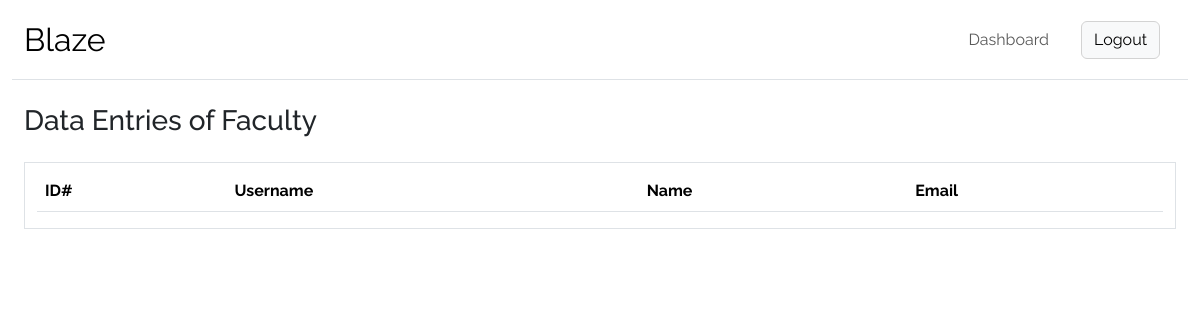
Before: /administration/list_instance/faculty/ (signed in) with the older database file.
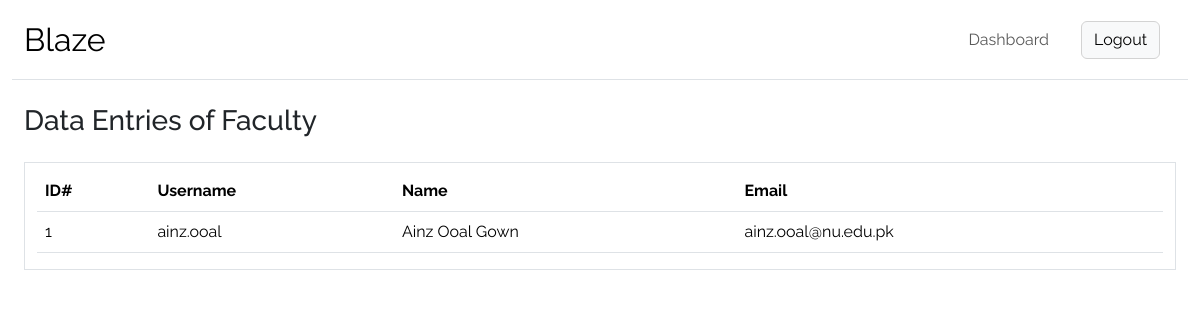
After: the same page with the newer database file.
### BlazeApp/models.py (models this page shows, shortened)
class Faculty(models.Model):
    Department_Choices = [("CS", "Computer Science"), ("EE", "Electrical Engineering")]
    user = models.OneToOneField(
        User, on_delete=models.CASCADE, related_name="faculty", null=False, default=0
    )
    department = models.CharField(
        max_length=30, choices=Department_Choices, blank=True, null=True
    )
    class Meta:
        verbose_name = "Faculty"
        verbose_name_plural = "Faculties"

class User(AbstractUser):
    profile_picture = models.ImageField(
        upload_to="profile_pics/",
        blank=True,
        null=True,
        default="profile_pics/Default_Profile_Picture.png",
        validators=[
            FileExtensionValidator(
                allowed_extensions=["jpg", "jpeg", "png"]
            ),  # Restrict allowed file extensions
            validate_profilePicture_size,  # Set a maximum file size limit (7 MB in this example)
        ],
    )
    follow = models.ManyToManyField(
        "self", symmetrical=False, related_name="followers", blank=True
    )
    class Meta:
        verbose_name = "User"
        verbose_name_plural = "Users"

### BlazeAdministration/customDecorator.py (the view)
    def _wrapped_view(request, *args, **kwargs):
        if request.user.is_authenticated and request.user.is_superuser:
            return view_func(request, *args, **kwargs)  # Allow access to admin users
        else:
            return views.page_not_found_404(request, exception=404)

### BlazeAdministration/customDecorator.py (called while the page is built)
def admin_required(view_func):
    def _wrapped_view(request, *args, **kwargs):
        if request.user.is_authenticated and request.user.is_superuser:
            return view_func(request, *args, **kwargs)  # Allow access to admin users
        else:
            return views.page_not_found_404(request, exception=404)
    return _wrapped_view

### BlazeAdministration/views.py (called while the page is built)
def list_instance(request, instanceModel):
    entitiesList = ["student", "faculty", "society_page"]
    if instanceModel not in entitiesList:
        return redirect("BlazeAdministration:page_not_found_404")
    if instanceModel == entitiesList[0]:
        dataset = Student.objects.all()
    elif instanceModel == entitiesList[1]:
        dataset = Faculty.objects.all()
    else:
        dataset = SocietyPage.objects.all()
    return render(
        request,
        "BlazeAdministration/list_instance.html",
        {"model": instanceModel, "dataset": dataset},
    )

### BlazeAdministration/templates/BlazeAdministration/list_instance.html (shortened to what this page needs)
{% extends 'BlazeAdministration/base_01.html' %}
{% load static %}
{% block body %}
  <div class="container-fluid">
    <div class="h3 mt-4 mb-4">Data Entries of {{ model|title }}</div>
    <div class="container-fluid my-3 border pt-2">
      <table class="table table-hover">
        <thead>
          <tr>
            <th scope="col">ID#</th>
            <th scope="col">Username</th>
            <th scope="col">Name</th>
            <th scope="col">Email</th>
          </tr>
        </thead>
        <tbody>
          {% for data in dataset %}
            <tr>
              <td>{{ data.pk }}</td>
              <td>{{ data.user.username }}</td>
              <td>{{ data.user.first_name }} {{ data.user.last_name }}</td>
              <td>{{ data.user.email }}</td>
            </tr>
          {% endfor %}
        </tbody>
      </table>
    </div>
  </div>
{% endblock %}

Changed rows visible on the page:
added Faculty: pk "1", user.username "ainz.ooal", user.first_name "Ainz Ooal", user.last_name "Gown", user.email "ainz.ooal@nu.edu.pk"
